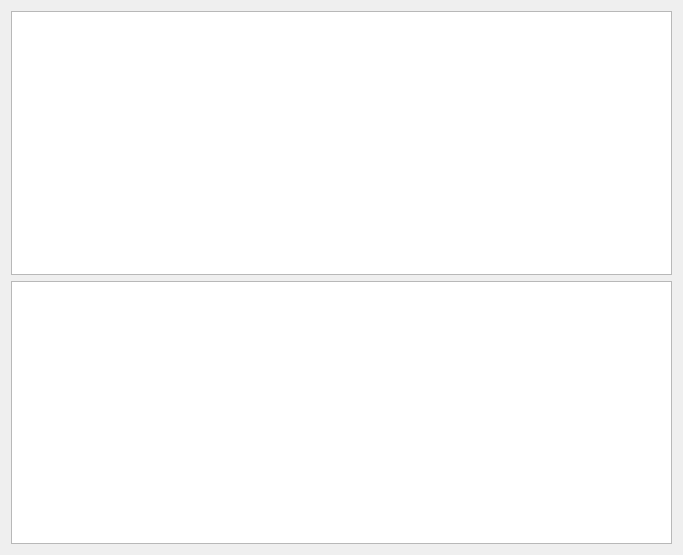
<?xml version="1.0" encoding="UTF-8"?>
<ui version="4.0">
 <class>TowParam</class>
 <widget class="QWidget" name="TowParam">
  <property name="geometry">
   <rect>
    <x>0</x>
    <y>0</y>
    <width>683</width>
    <height>555</height>
   </rect>
  </property>
  <property name="windowTitle">
   <string>Form</string>
  </property>
  <layout class="QGridLayout" name="gridLayout_2">
   <item row="0" column="0">
    <layout class="QGridLayout" name="gridLayout">
     <item row="0" column="0">
      <widget class="QGraphicsView" name="Param1"/>
     </item>
     <item row="1" column="0">
      <widget class="QGraphicsView" name="Param2"/>
     </item>
    </layout>
   </item>
  </layout>
 </widget>
 <resources/>
 <connections/>
</ui>
